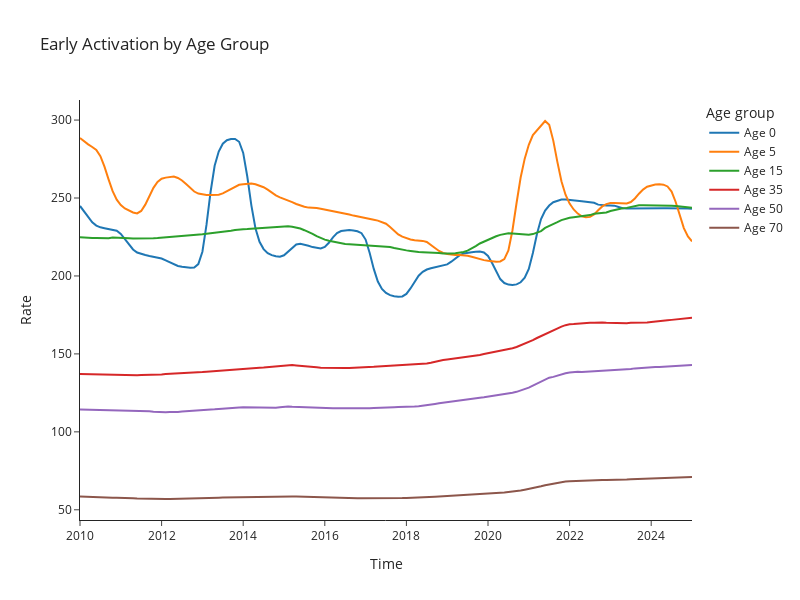

Source (notebook cell):
### Code cell
fig = go.Figure()

# Loop through all ages and add them to the same figure
[
    fig.add_trace(
        go.Scatter(
            x=base_quantiles[f"early_activation_age_{age}"].loc[2010:2025, 0.500].index,
            y=base_quantiles[f"early_activation_age_{age}"].loc[2010:2025, 0.500].values,
            mode='lines',
            name=f'Age {age}'
        )
    )
    for age in AGE_STRATA
]

fig.update_layout(
    title="Early Activation by Age Group",
    xaxis_title="Time",
    yaxis_title="Rate",
    legend_title="Age group",
    template="simple_white",
    width=800,
    height=600,
)

fig.show()

### Figure 1 — Plotly figure (JSON) as saved in the notebook; plotly's stock layout.template omitted (floating-point values rounded to 4 significant figures; data arrays with more than 128 entries replaced by an {"elided": "..."} marker saying what was removed)
{"data": [{"mode": "lines", "name": "Age 0", "type": "scatter", "x": {"elided": "151 float values"}, "y": {"elided": "151 float values"}}, {"mode": "lines", "name": "Age 5", "type": "scatter", "x": {"elided": "151 float values"}, "y": {"elided": "151 float values"}}, {"mode": "lines", "name": "Age 15", "type": "scatter", "x": {"elided": "151 float values"}, "y": {"elided": "151 float values"}}, {"mode": "lines", "name": "Age 35", "type": "scatter", "x": {"elided": "151 float values"}, "y": {"elided": "151 float values"}}, {"mode": "lines", "name": "Age 50", "type": "scatter", "x": {"elided": "151 float values"}, "y": {"elided": "151 float values"}}, {"mode": "lines", "name": "Age 70", "type": "scatter", "x": {"elided": "151 float values"}, "y": {"elided": "151 float values"}}], "layout": {"height": 600, "legend": {"title": {"text": "Age group"}}, "title": {"text": "Early Activation by Age Group"}, "width": 800, "xaxis": {"title": {"text": "Time"}}, "yaxis": {"title": {"text": "Rate"}}}}
